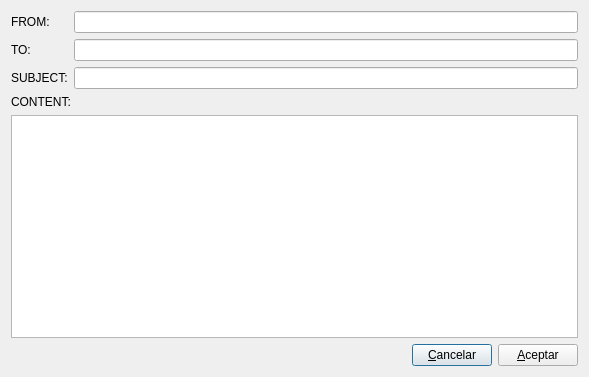
<?xml version="1.0" encoding="UTF-8"?>
<ui version="4.0">
 <class>Contenido_mail_factur</class>
 <widget class="QDialog" name="Contenido_mail_factur">
  <property name="geometry">
   <rect>
    <x>0</x>
    <y>0</y>
    <width>589</width>
    <height>377</height>
   </rect>
  </property>
  <property name="windowTitle">
   <string>Configuración contenido email</string>
  </property>
  <layout class="QVBoxLayout" name="verticalLayout_2">
   <item>
    <layout class="QFormLayout" name="formLayout">
     <item row="0" column="0">
      <widget class="QLabel" name="label">
       <property name="text">
        <string>FROM:</string>
       </property>
      </widget>
     </item>
     <item row="0" column="1">
      <widget class="QLineEdit" name="from_lineEdit"/>
     </item>
     <item row="1" column="0">
      <widget class="QLabel" name="label_2">
       <property name="text">
        <string>TO:</string>
       </property>
      </widget>
     </item>
     <item row="1" column="1">
      <widget class="QLineEdit" name="to_lineEdit"/>
     </item>
     <item row="2" column="0">
      <widget class="QLabel" name="label_3">
       <property name="text">
        <string>SUBJECT:</string>
       </property>
      </widget>
     </item>
     <item row="2" column="1">
      <widget class="QLineEdit" name="subject_lineEdit"/>
     </item>
    </layout>
   </item>
   <item>
    <layout class="QVBoxLayout" name="verticalLayout">
     <item>
      <widget class="QLabel" name="label_4">
       <property name="text">
        <string>CONTENT:</string>
       </property>
      </widget>
     </item>
     <item>
      <widget class="QPlainTextEdit" name="content_plainTextEdit"/>
     </item>
    </layout>
   </item>
   <item>
    <layout class="QHBoxLayout" name="horizontalLayout">
     <item>
      <spacer name="horizontalSpacer">
       <property name="orientation">
        <enum>Qt::Orientation::Horizontal</enum>
       </property>
       <property name="sizeHint" stdset="0">
        <size>
         <width>40</width>
         <height>20</height>
        </size>
       </property>
      </spacer>
     </item>
     <item>
      <widget class="QPushButton" name="cancel_pushButton">
       <property name="text">
        <string>&amp;Cancelar</string>
       </property>
       <property name="icon">
        <iconset resource="../keme.qrc">
         <normaloff>:/iconos/graf/borrar.png</normaloff>:/iconos/graf/borrar.png</iconset>
       </property>
      </widget>
     </item>
     <item>
      <widget class="QPushButton" name="accept_pushButton">
       <property name="text">
        <string>&amp;Aceptar</string>
       </property>
       <property name="icon">
        <iconset resource="../keme.qrc">
         <normaloff>:/iconos/graf/check2.png</normaloff>:/iconos/graf/check2.png</iconset>
       </property>
      </widget>
     </item>
    </layout>
   </item>
  </layout>
 </widget>
 <resources>
  <include location="../keme.qrc"/>
 </resources>
 <connections>
  <connection>
   <sender>cancel_pushButton</sender>
   <signal>clicked()</signal>
   <receiver>Contenido_mail_factur</receiver>
   <slot>reject()</slot>
   <hints>
    <hint type="sourcelabel">
     <x>455</x>
     <y>355</y>
    </hint>
    <hint type="destinationlabel">
     <x>340</x>
     <y>337</y>
    </hint>
   </hints>
  </connection>
 </connections>
</ui>
